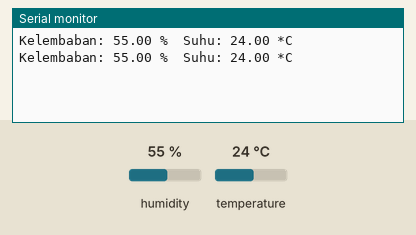
Bench run of a program on a simulated ESP32. Parts: the last lines printed to the serial monitor. The inputs (shaded band) are chosen by the test bench; at power-on: humidity 55 %, temperature 24 °C.

Above: at 4.8 s.
4.9 s: humidity set to 22 %
At 7.5 s:
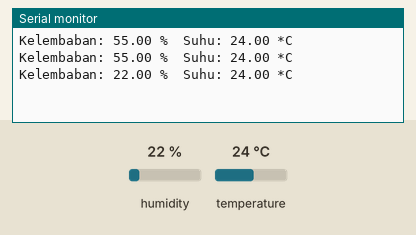
7.9 s: temperature set to 12 °C
At 9.2 s:
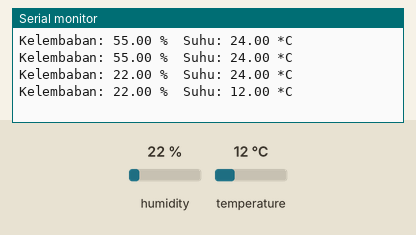
10.9 s: humidity set to 40 %
At 12.6 s:
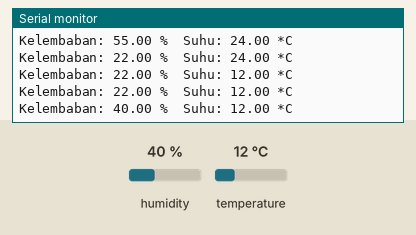
Timing chart, 0 to 14.1 s (numbered marks = the images above; inputs shaded):
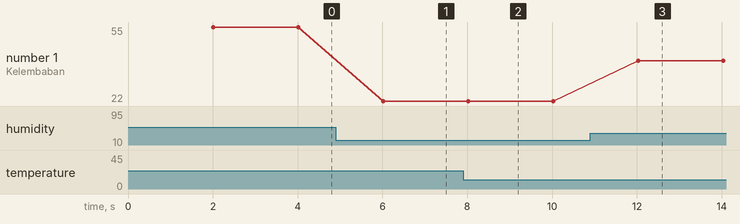

Measured:
- after the input at 4.9 s, the serial monitor: prints a new line after 1.1 s (image 1)
- after the input at 7.9 s, the serial monitor: prints a new line after 0.12 s (image 2)
- after the input at 10.9 s, the serial monitor: prints a new line after 1.1 s (image 3)
- plotted number 1: 55 → 22 after the input at 4.9 s, 22 → 40 after the input at 10.9 s

The program:

main.cpp
```cpp
#include <Arduino.h>
#include <DHT.h>

#define DHTPIN 27      // Pin yang terhubung ke sensor DHT22
#define DHTTYPE DHT22  // Tipe sensor DHT

DHT dht(DHTPIN, DHTTYPE);

void setup() {
  Serial.begin(115200);
  dht.begin();  // Inisialisasi sensor
}

void loop() {
  delay(2000);  // Delay antar pembacaan

  float humidity = dht.readHumidity();
  float temperature = dht.readTemperature();

  // Cek apakah pembacaan gagal
  if (isnan(humidity) || isnan(temperature)) {
    Serial.println("Gagal membaca sensor!");
    return;
  }

  // Tampilkan hasil pembacaan
  Serial.print("Kelembaban: ");
  Serial.print(humidity);
  Serial.print(" %\t");
  Serial.print("Suhu: ");
  Serial.print(temperature);
  Serial.println(" *C");
}
```
